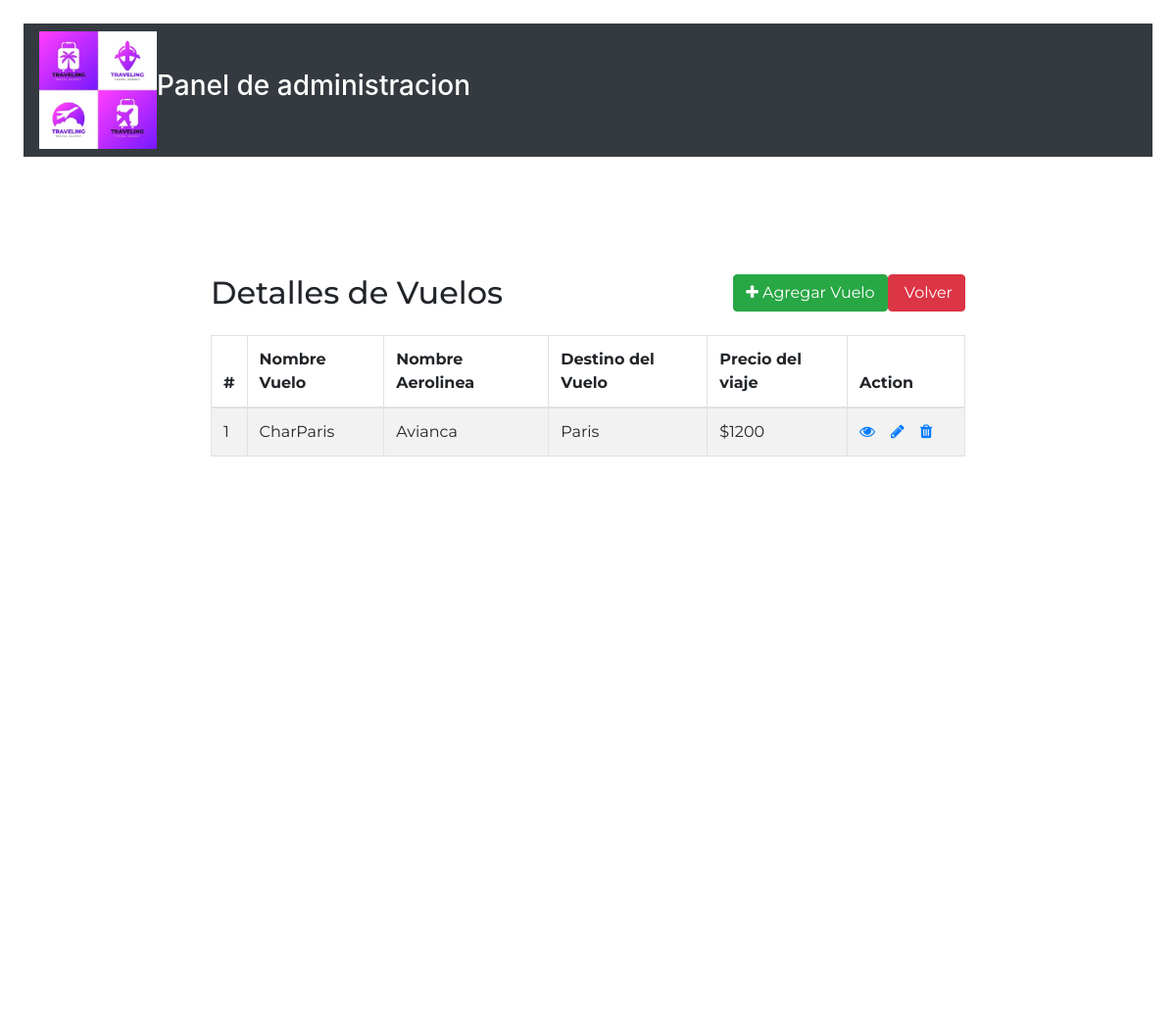
The app's page /listaVuelos.php with its own data.
### tables this page shows
CREATE TABLE `vuelos` (
  `idVuelo` int(11) NOT NULL,
  `nombreVuelo` varchar(100) NOT NULL,
  `nombreAerolinea` varchar(255) NOT NULL,
  `destinoVuelo` varchar(255) NOT NULL,
  `precioVuelo` int(10) NOT NULL
);

### listaVuelos.php (the view, shortened to what this page needs)
<!DOCTYPE html>
<html lang="en">
<head>
    <link rel="stylesheet" media="all" href="style.css" />
    <link rel="stylesheet" href="https://stackpath.bootstrapcdn.com/bootstrap/4.5.2/css/bootstrap.min.css">
    <link rel="stylesheet" href="https://maxcdn.bootstrapcdn.com/font-awesome/4.7.0/css/font-awesome.min.css">
</head>
<body>
    <div class="m-4">
        <nav class="navbar navbar-expand-sm navbar-dark bg-dark">
            <img src="images/logo2.jpg" width="120" height="120" alt="Logo" />
            <h1 style="color: white; text-align: justify;font-size: 28px;">Panel de administracion</h1>
    </div>
    <br>
    <br>
    <div class="hero">
        <div class="wrapper">
            <div class="container-fluid">
                <div class="row">
                    <div class="col-md-12">
                        <div class="mt-5 mb-3 clearfix">
                            <h2 class="pull-left">Detalles de Vuelos</h2>
                            <a href="welcome.php" class="btn btn-danger pull-right"><i class="fa fa-back"></i> Volver</a>
                            <a href="createVuelos.php" class="btn btn-success pull-right"><i class="fa fa-plus"></i> Agregar Vuelo</a>
                        </div>
                        <?php
                        require_once "config.php";
                        $sql = "SELECT * FROM vuelos";
                        if ($result = $pdo->query($sql)) {
                            if ($result->rowCount() > 0) {
                                echo '<table class="table table-bordered table-striped">';
                                echo "<thead>";
                                echo "<tr>";
                                echo "<th>#</th>";
                                echo "<th>Nombre Vuelo</th>";
                                echo "<th>Nombre Aerolinea</th>";
                                echo "<th>Destino del Vuelo</th>";
                                echo "<th>Precio del viaje</th>";
                                echo "<th>Action</th>";
                                echo "</tr>";
                                echo "</thead>";
                                echo "<tbody>";
                                while ($row = $result->fetch()) {
                                    echo "<tr>";
                                    echo "<td>" . $row['idVuelo'] . "</td>";
                                    echo "<td>" . $row['nombreVuelo'] . "</td>";
                                    echo "<td>" . $row['nombreAerolinea'] . "</td>";
                                    echo "<td>" . $row['destinoVuelo'] . "</td>";
                                    echo "<td>" . "$", $row['precioVuelo'] . "</td>";
                                    echo "<td>";
                                    echo '<a href="readVuelos.php?idVuelo=' . $row['idVuelo'] . '" class="mr-3" title="View Record" data-toggle="tooltip"><span class="fa fa-eye"></span></a>';
                                    echo '<a href="updateVuelos.php?idVuelo=' . $row['idVuelo'] . '" class="mr-3" title="Update Record" data-toggle="tooltip"><span class="fa fa-pencil"></span></a>';
                                    echo '<a href="deleteVuelos.php?idVuelo=' . $row['idVuelo'] . '" title="Delete Record" data-toggle="tooltip"><span class="fa fa-trash"></span></a>';
                                    echo "</td>";
                                    echo "</tr>";
                                }
                                echo "</tbody>";
                                echo "</table>";
                            } else {
                                echo '<div class="alert alert-danger"><em>No records were found.</em></div>';
                            }
                        } else {
                            echo "Oops! Something went wrong. Please try again later.";
                        }
                        ?>
                    </div>
                </div>
            </div>
        </div>
    </div>
</body>
</html>

### style.css (style rules this page uses)
.hero { background-color: #fff; position: relative; height: 100vh; overflow: hidden; font-family: 'Montserrat', sans-serif; }
* { margin: 0; padding: 0; }

### listaVuelos.php (style rules this page uses)
.wrapper { width: 800px; margin: 0 auto; }
table tr td:last-child { width: 120px; }

### records on screen
vuelos: idVuelo "1", nombreVuelo "CharParis", nombreAerolinea "Avianca", destinoVuelo "Paris", precioVuelo "1200"
